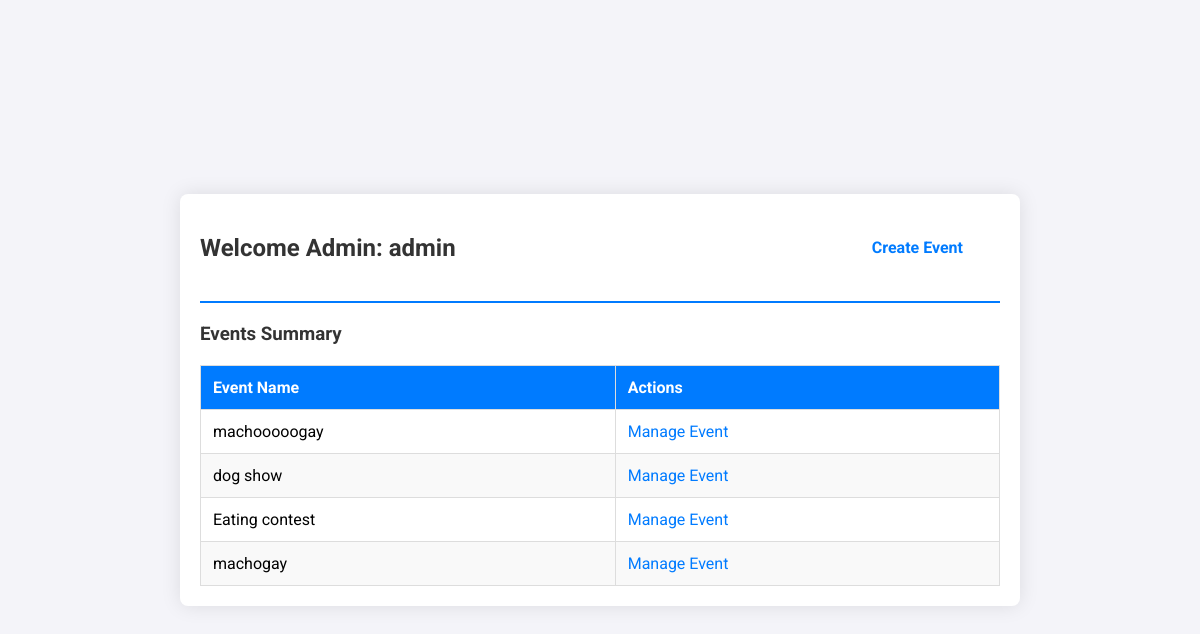
The app's page /admin_dashboard.php (signed in) with its own data.
### tables this page shows
CREATE TABLE `events` (
  `event_id` int(11) NOT NULL,
  `name` varchar(100) NOT NULL,
  `criteria` varchar(255) DEFAULT NULL
);

### admin_dashboard.php (the view, shortened to what this page needs)
<?php
include 'db_connection.php';
$admins_query = "SELECT username FROM admins";
$admins_result = mysqli_query($connect, $admins_query);
$admin = mysqli_fetch_assoc($admins_result);
$events_query = "SELECT * FROM events";
$events_result = mysqli_query($connect, $events_query);
?>
<!DOCTYPE html>
<html lang="en">
<head>
</head>
<body>
    <div class="container">
        <header>
            <h2>Welcome Admin: <?php echo $admin['username']; ?></h2>
            <nav>
                <ul>
                    <li><a href="create_event.php">Create Event</a></li>
                </ul>
            </nav>
        </header>
        <h3>Events Summary</h3>
        <div class="event-list">
            <table>
                <thead>
                    <tr>
                        <th>Event Name</th>
                        <th>Actions</th>
                    </tr>
                </thead>
                <tbody>
                    <?php while ($event = mysqli_fetch_assoc($events_result)): ?>
                        <tr>
                            <td><?php echo $event['name']; ?></td>
                            <td>
                                <a href="manage_events.php?event_id=<?php echo $event['event_id']; ?>">Manage Event</a>
                            </td>
                        </tr>
                    <?php endwhile; ?>
                </tbody>
            </table>
        </div>
    </div>
</body>
</html>

### admin_dashboard.php (style rules this page uses)
body { font-family: 'Roboto', sans-serif; background-color: #f4f4f9; margin: 0; padding: 0; display: flex; justify-content: center; align-items: center; height: 100vh; }
.container { max-width: 800px; width: 100%; margin: 50px auto; background: #fff; padding: 20px; border-radius: 8px; box-shadow: 0 0 20px rgba(0, 0, 0, 0.1); }
header { display: flex; justify-content: space-between; align-items: center; padding-bottom: 20px; border-bottom: 2px solid #007bff; }
header h2 { color: #333; }
nav ul { list-style-type: none; padding: 0; margin: 0; display: flex; }
nav ul li { margin-right: 20px; }
nav ul li a { text-decoration: none; color: #007bff; font-weight: bold; padding: 10px 15px; border: 2px solid transparent; border-radius: 4px; transition: all 0.3s; }
h3 { color: #333; margin: 20px 0; }
.event-list table { width: 100%; border-collapse: collapse; margin-top: 20px; }
.event-list table, .event-list th, .event-list td { border: 1px solid #ddd; }
.event-list th, .event-list td { padding: 12px; text-align: left; }
.event-list th { background-color: #007bff; color: white; }
.event-list tr:nth-child(even) { background-color: #f9f9f9; }
.event-list a { text-decoration: none; color: #007bff; transition: color 0.3s; }

### records on screen
events: name "machooooogay"
events: name "dog show"
events: name "Eating contest"
events: name "machogay"

### other values on screen
$admin['username'] "admin"
